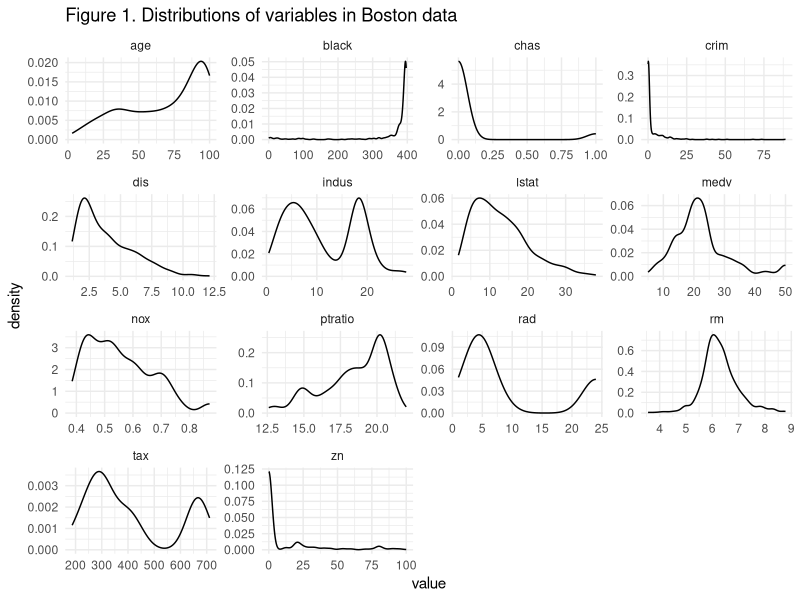
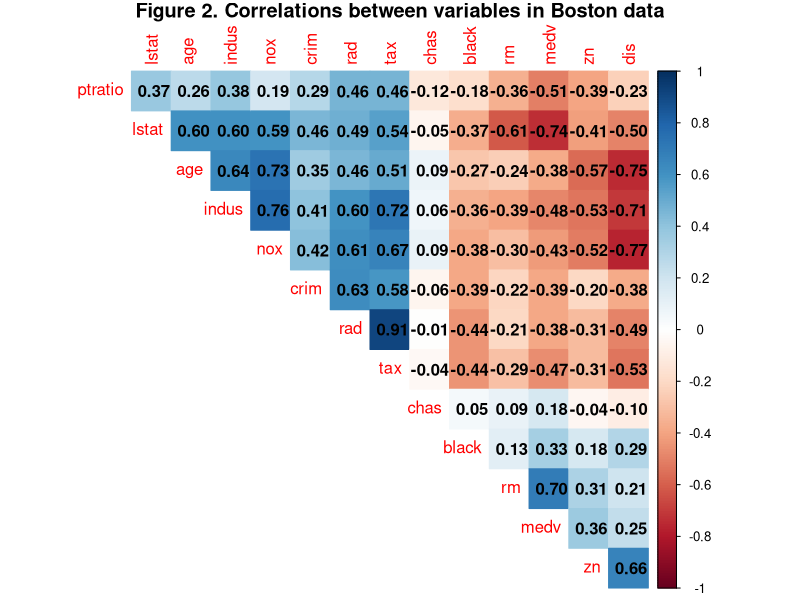
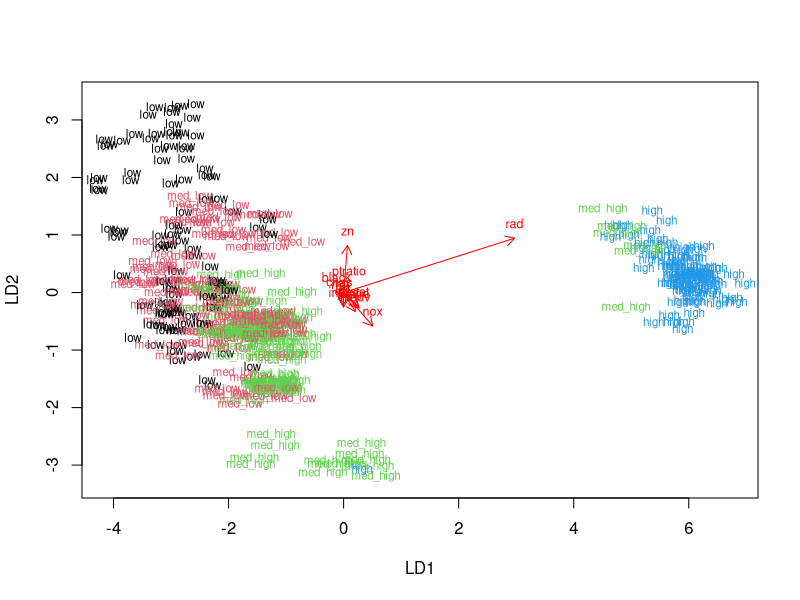
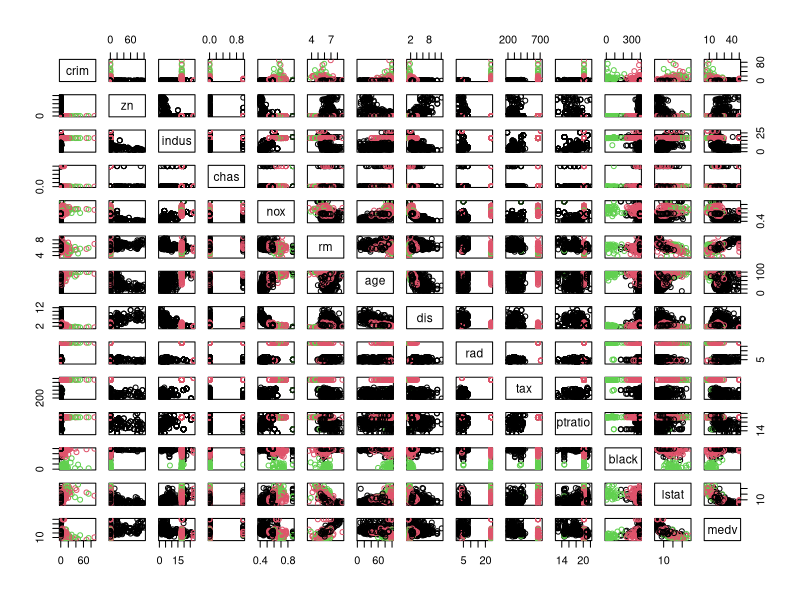
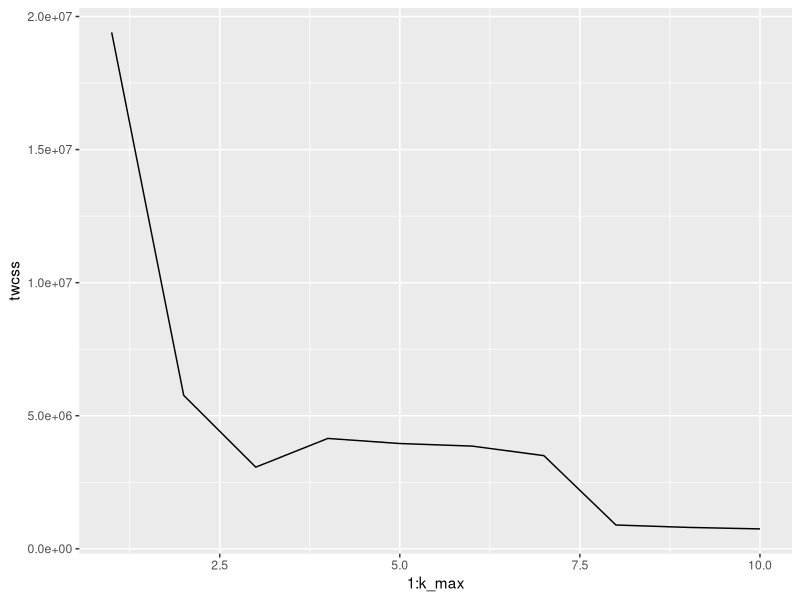
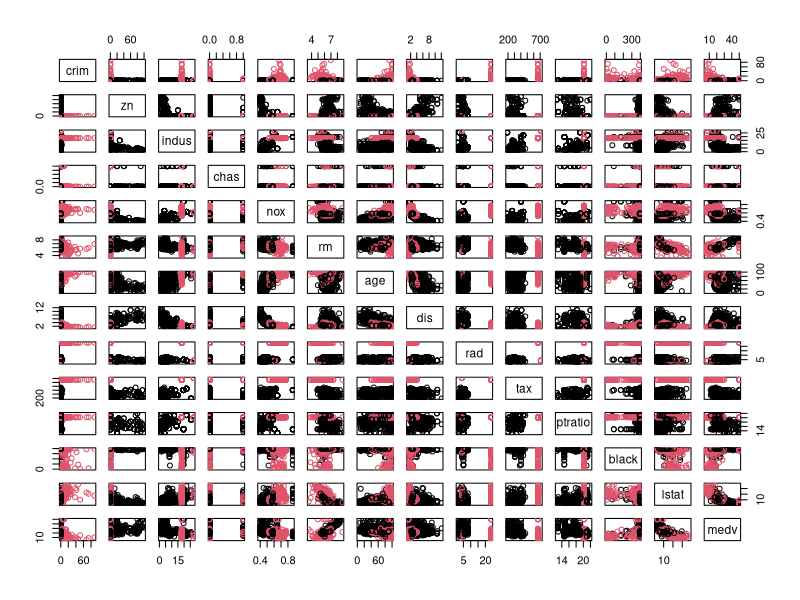

Write the R code that produced these figures, in order.
## ---- chunk 1
##Load the Boston data from the MASS package
library(MASS)
data(Boston)
##structure of Boston data
str(Boston)
##dimensions of Boston data
dim(Boston)
## ---- chunk 2

library(MASS);library(knitr)
(summary(Boston))
## ---- chunk 3
library(ggplot2);library(dplyr);library(tidyr)
gather(Boston) %>% ggplot() + geom_density(aes(value)) + facet_wrap("key", scales = "free")+theme_minimal()+ggtitle("Figure 1. Distributions of variables in Boston data") 
## ---- chunk 4
library(tidyverse);library(MASS);library(corrplot)
# MASS, corrplot, tidyverse and Boston dataset are available

# calculate the correlation matrix 
cor_matrix<-cor(Boston) 

# visualize the correlation matrix
corrplot(cor_matrix, method="color",  
     diag=FALSE,
     type="upper", 
     order="hclust", 
     title="Figure 2. Correlations between variables in Boston data",
     addCoef.col = "black", # Add coefficient of correlation
     mar=c(0,0,1,0) 
     )



## ---- chunk 5
library(MASS);library(dplyr); library(knitr)
# MASS and Boston dataset are available

# center and standardize variables
boston_scaled <- scale(Boston)

# summaries of the scaled variables
summary(boston_scaled)

# class of the boston_scaled object
class(boston_scaled)

# change the object to data frame
boston_scaled <- as.data.frame(boston_scaled)

#make quantiles of crim rate in scaled boston data
bins <- quantile(boston_scaled$crim)
#check values of bin
bins

#based on the quatnile values made the new variable crim
crime <- cut(boston_scaled$crim, breaks = bins, include.lowest = TRUE)

#variable looks good, quite equal group sizes, 4 quantiles
kable(table(crime), caption="Table 1.crim rate ranges (min-max) in quantile groups (and N)")
crime <- cut(boston_scaled$crim, breaks = bins, include.lowest = TRUE,
             label=c("low","med_low","med_high","high"))

kable(table(crime), caption = "Table 2. Names of crime rates quantile groups (and N)")

#remove crim (not crime)
boston_scaled <- dplyr::select(boston_scaled, -crim)
#new variable crime added to dataset
boston_scaled <- data.frame(boston_scaled, crime)

#Dividing the data set into train (80% of data) and test
n <- nrow(boston_scaled)
#randomly selected indivials 80%
ind <- sample(n,  size = n * 0.8)
#training set
train <- boston_scaled[ind,]
# create test set 
test <- boston_scaled[-ind,]


## ---- chunk 6
#lda of trained data
lda.fit <- lda(crime~ ., data = train)
lda.fit

# the function for lda biplot arrows
lda.arrows <- function(x, myscale = 1, arrow_heads = 0.1, color = "red", tex = 0.75, choices = c(1,2)){
  heads <- coef(x)
  arrows(x0 = 0, y0 = 0, 
         x1 = myscale * heads[,choices[1]], 
         y1 = myscale * heads[,choices[2]], col=color, length = arrow_heads)
  text(myscale * heads[,choices], labels = row.names(heads), 
       cex = tex, col=color, pos=3)
}

# target classes as numeric
classes <- as.numeric(train$crime)

# plot the lda results
plot(lda.fit, dimen = 2, col = classes, pch = classes)
lda.arrows(lda.fit, myscale = 1)

## ---- chunk 7

library(MASS)
#classe from 
correct_classes <- test$crime
test <- dplyr::select(test, -crime)
lda.fit <- lda(crime~ ., data = train)
lda.pred <- predict(lda.fit, newdata = test)


table(correct = correct_classes, predicted = lda.pred$class)

## ---- chunk 8
##Reload the Boston dataset and standardize
library(MASS);library(ggplot2)
data('Boston')
boston_scaled2 <- as.data.frame(scale(Boston))


##Calculate the distances between the observations (Euclidian)
dist_eu <-dist(boston_scaled2)
summary(dist_eu)

##Run k-means algorithm on the dataset
# k-means clustering
km <-kmeans(Boston, centers = 3)

# plot the Boston dataset with clusters
pairs(Boston, col = km$cluster)

set.seed(123)

# determine the number of clusters
k_max <- 10

# calculate the total within sum of squares
twcss <- sapply(1:k_max, function(k){kmeans(Boston, k)$tot.withinss})

# visualize the results
qplot(x = 1:k_max, y = twcss, geom = 'line')

# k-means clustering
km <-kmeans(Boston, centers = 2)

# plot the Boston dataset with clusters
pairs(Boston, col = km$cluster)


